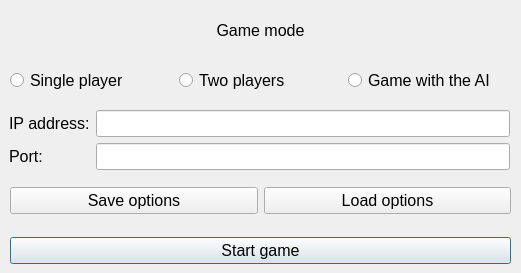
<?xml version="1.0" encoding="UTF-8"?>
<ui version="4.0">
 <class>config_dialog</class>
 <widget class="QDialog" name="config_dialog">
  <property name="geometry">
   <rect>
    <x>0</x>
    <y>0</y>
    <width>521</width>
    <height>273</height>
   </rect>
  </property>
  <property name="windowTitle">
   <string>Config</string>
  </property>
  <widget class="QWidget" name="horizontalLayoutWidget">
   <property name="geometry">
    <rect>
     <x>10</x>
     <y>60</y>
     <width>501</width>
     <height>41</height>
    </rect>
   </property>
   <layout class="QHBoxLayout" name="horizontalLayout">
    <item>
     <widget class="QRadioButton" name="radioButton_single">
      <property name="font">
       <font>
        <pointsize>12</pointsize>
       </font>
      </property>
      <property name="text">
       <string>Single player</string>
      </property>
     </widget>
    </item>
    <item>
     <widget class="QRadioButton" name="radioButton_two">
      <property name="font">
       <font>
        <pointsize>12</pointsize>
       </font>
      </property>
      <property name="text">
       <string>Two players</string>
      </property>
     </widget>
    </item>
    <item>
     <widget class="QRadioButton" name="radioButton_ai">
      <property name="font">
       <font>
        <pointsize>12</pointsize>
       </font>
      </property>
      <property name="text">
       <string>Game with the AI</string>
      </property>
     </widget>
    </item>
   </layout>
  </widget>
  <widget class="QWidget" name="horizontalLayoutWidget_2">
   <property name="geometry">
    <rect>
     <x>10</x>
     <y>10</y>
     <width>501</width>
     <height>41</height>
    </rect>
   </property>
   <layout class="QHBoxLayout" name="horizontalLayout_2">
    <item>
     <widget class="QLabel" name="label">
      <property name="font">
       <font>
        <pointsize>12</pointsize>
       </font>
      </property>
      <property name="text">
       <string>Game mode</string>
      </property>
      <property name="alignment">
       <set>Qt::AlignCenter</set>
      </property>
     </widget>
    </item>
   </layout>
  </widget>
  <widget class="QWidget" name="horizontalLayoutWidget_3">
   <property name="geometry">
    <rect>
     <x>10</x>
     <y>230</y>
     <width>501</width>
     <height>41</height>
    </rect>
   </property>
   <layout class="QHBoxLayout" name="horizontalLayout_3">
    <item>
     <widget class="QPushButton" name="start_button_game">
      <property name="font">
       <font>
        <pointsize>12</pointsize>
       </font>
      </property>
      <property name="text">
       <string>Start game</string>
      </property>
     </widget>
    </item>
   </layout>
  </widget>
  <widget class="QWidget" name="formLayoutWidget">
   <property name="geometry">
    <rect>
     <x>9</x>
     <y>110</y>
     <width>501</width>
     <height>61</height>
    </rect>
   </property>
   <layout class="QFormLayout" name="formLayout">
    <item row="0" column="0">
     <widget class="QLabel" name="label_2">
      <property name="font">
       <font>
        <pointsize>12</pointsize>
       </font>
      </property>
      <property name="text">
       <string>IP address:</string>
      </property>
     </widget>
    </item>
    <item row="1" column="0">
     <widget class="QLabel" name="label_3">
      <property name="font">
       <font>
        <pointsize>12</pointsize>
       </font>
      </property>
      <property name="text">
       <string>Port:</string>
      </property>
     </widget>
    </item>
    <item row="0" column="1">
     <widget class="QLineEdit" name="IP_edit">
      <property name="font">
       <font>
        <pointsize>12</pointsize>
       </font>
      </property>
     </widget>
    </item>
    <item row="1" column="1">
     <widget class="QLineEdit" name="port_edit">
      <property name="font">
       <font>
        <pointsize>12</pointsize>
       </font>
      </property>
     </widget>
    </item>
   </layout>
  </widget>
  <widget class="QWidget" name="horizontalLayoutWidget_4">
   <property name="geometry">
    <rect>
     <x>10</x>
     <y>180</y>
     <width>501</width>
     <height>41</height>
    </rect>
   </property>
   <layout class="QHBoxLayout" name="horizontalLayout_4">
    <item>
     <widget class="QPushButton" name="save_options_button">
      <property name="font">
       <font>
        <pointsize>12</pointsize>
       </font>
      </property>
      <property name="text">
       <string>Save options</string>
      </property>
     </widget>
    </item>
    <item>
     <widget class="QPushButton" name="load_options_button">
      <property name="font">
       <font>
        <pointsize>12</pointsize>
       </font>
      </property>
      <property name="text">
       <string>Load options</string>
      </property>
     </widget>
    </item>
   </layout>
  </widget>
 </widget>
 <resources/>
 <connections/>
</ui>
